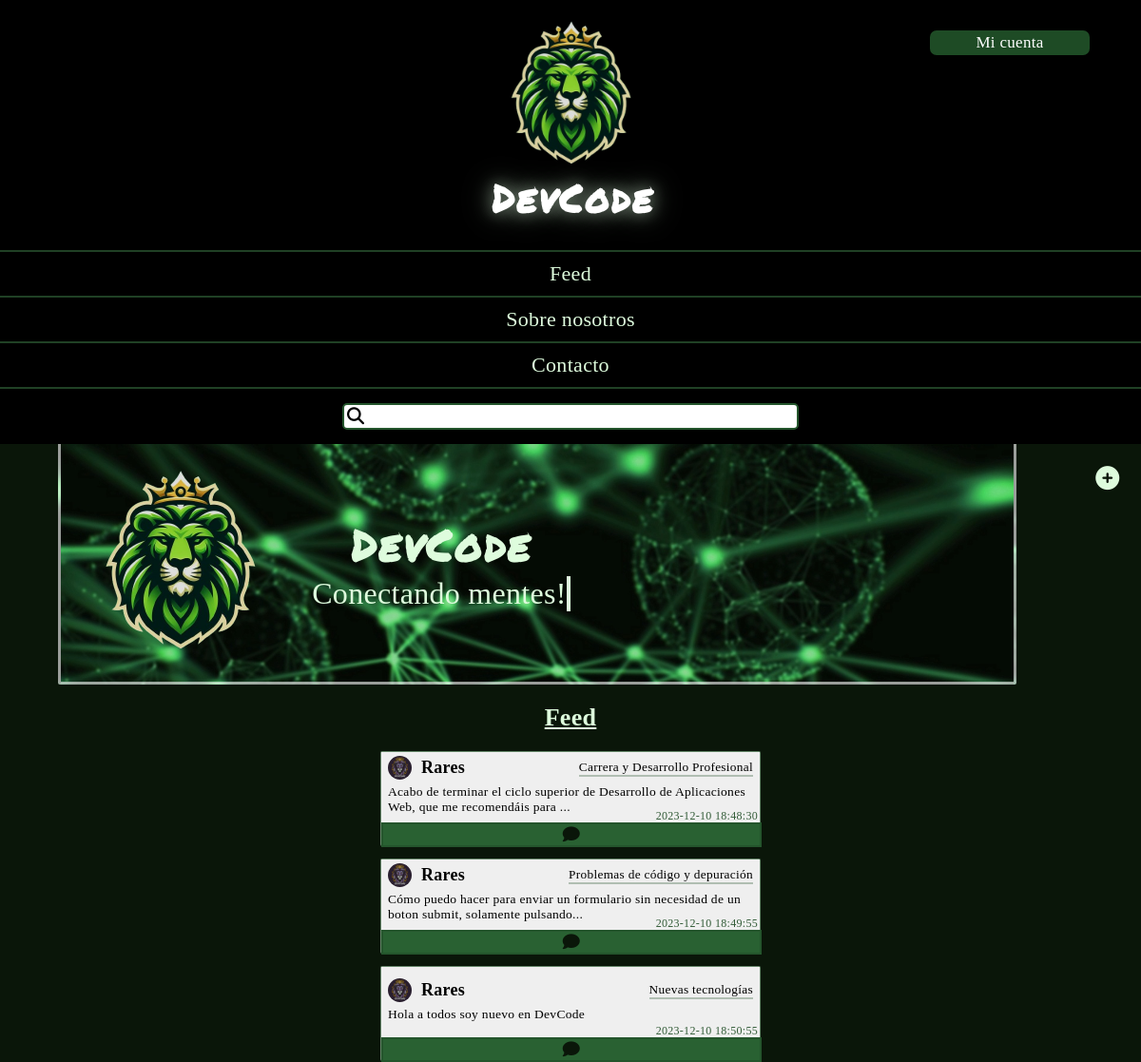
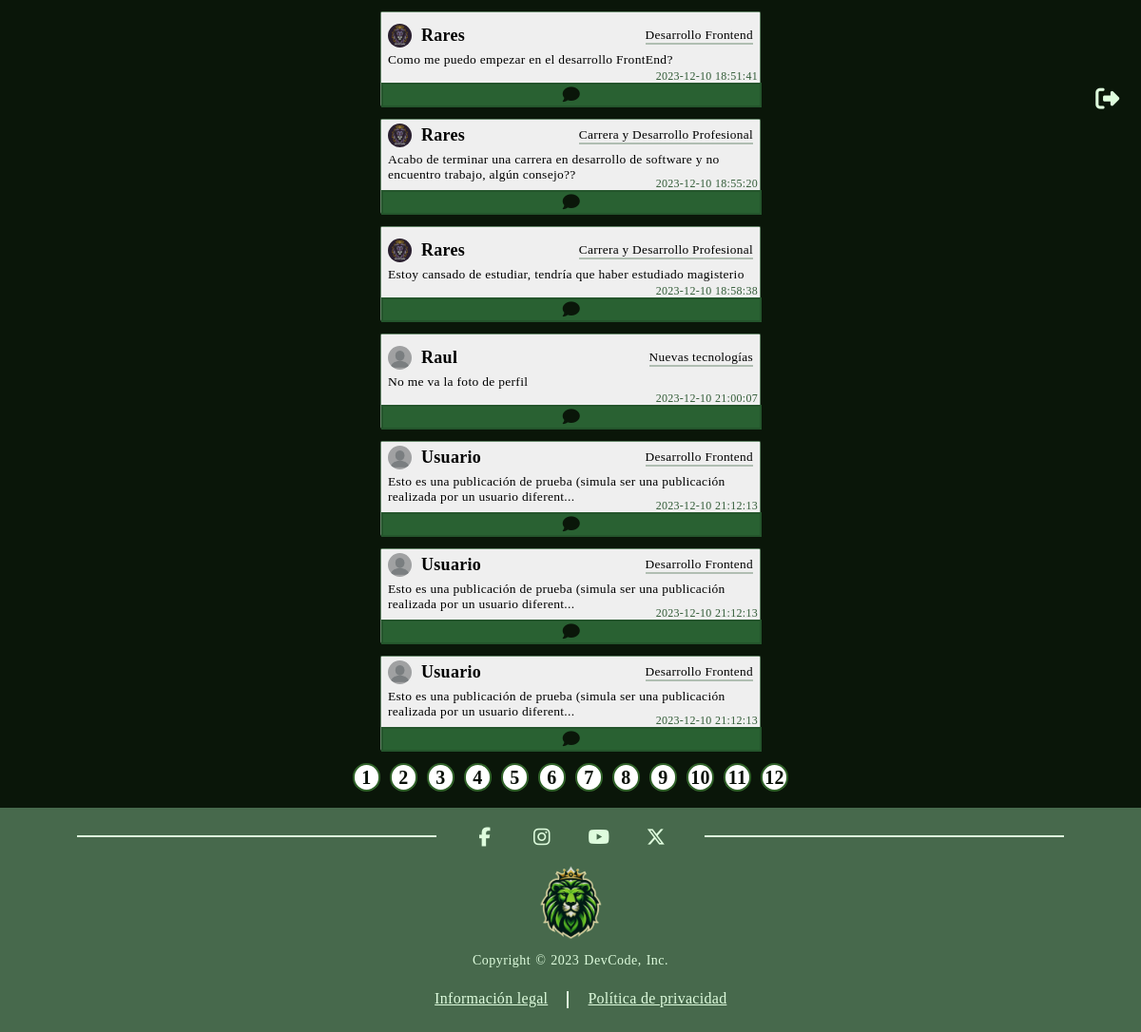
Screenshot of /destacados.php?pagina=2 (signed in) with the database file from the repository (2 pictures, top to bottom).
### tables this page shows
CREATE TABLE `feed` (
  `id` int(11) NOT NULL,
  `name` varchar(80) NOT NULL,
  `path_image` varchar(400) DEFAULT NULL,
  `text` text NOT NULL,
  `likes` int(11) NOT NULL,
  `id_user` int(11) NOT NULL,
  `fecha_hora` datetime NOT NULL DEFAULT current_timestamp()
);

CREATE TABLE `usuario` (
  `id` int(11) NOT NULL,
  `name` varchar(50) NOT NULL,
  `surname` varchar(60) NOT NULL,
  `user_name` varchar(40) NOT NULL,
  `password` varchar(30) NOT NULL,
  `email` varchar(100) NOT NULL,
  `phone` int(15) NOT NULL,
  `birth` date NOT NULL,
  `pass_question` varchar(50) NOT NULL,
  `pass_answer` varchar(50) NOT NULL,
  `followers` int(11) NOT NULL,
  `follows` int(11) NOT NULL,
  `path_img_profile` varchar(535) NOT NULL
);

### src/bbdd/bbdd.php (called while the page is built, shortened)
<?php
    class BBDD {
        public $descriptor;
        private $resultado;
        function __construct($servidor, $user, $pass, $base_datos, $puerto, $socket) {
            $this->servidor = $servidor;
            $this->user = $user;
            $this->pass = $pass;
            $this->base_datos = $base_datos;
            $this->puerto = $puerto;
            $this->socket = $socket;
            $this->descriptor = mysqli_connect($this->servidor, $this->user, $this->pass, $this->base_datos, $this->puerto, $this->socket);
        }
        public function consulta($consulta) {
            $this->resultado = mysqli_query($this->descriptor, $consulta);
        }
        public function extraer_registro(){
            if ($fila =  mysqli_fetch_array($this->resultado, MYSQLI_ASSOC)) {
                return $fila;
            } else {
                return false;
            }
        }
    }
    $host="localhost";
    $user="root";
    $password="";
    $dbname="devcode";
    $port=3306;
    $socket="";
    $MyBBDD = new BBDD($host, $user, $password, $dbname, $port, $socket);
?>

### src/destacados.php (the view, shortened to what this page needs)
<!DOCTYPE html>
<html lang="es">
    <head>
    <link rel="stylesheet" href="https://cdnjs.cloudflare.com/ajax/libs/font-awesome/4.7.0/css/font-awesome.css" />
    <link rel="stylesheet" href="css/index.css">
    <link rel="stylesheet" href="css/header.css">
    <link rel="stylesheet" href="css/menu-derecho.css">
    <link rel="stylesheet" href="css/publicar-no-login.css">
    <link rel="stylesheet" href="css/footer.css">
        <?php require "./inc/sesiones.php" ?>
        <link rel="stylesheet" href="css/destacados.css">
    </head>
    <body>
        <?php include "./inc/header.php";
        ?>
        <main>
        <div id="portada">
            <img src="img\logo.png" alt="" srcset="" id="img-logo">
            <div id="texto-portada">
                <h1>DevCode</h1>
                <span>Conectando mentes!</span>
            </div>
        </div>
            <h2 class="ult">Feed</h2>
                <div id="publicaciones">
                    <?php
                        $publicacionesPorPagina = 10;
                        $mostrar = true;
                        $dato = "";
                        if (isset($_GET['pagina'])) {
                            $paginaActual = (int)$_GET['pagina'];
                        } else {
                            $paginaActual = 1;
                        }
                        $indicePrimeraPublicacion = ($paginaActual - 1) * $publicacionesPorPagina;
                        if (isset($_POST["search"])) {
                            $busqueda = true;
                            $dato = $_POST["search"];
                            $consulta = "
                                SELECT * FROM feed WHERE name LIKE '%$dato%'
                                UNION
                                SELECT * FROM feed WHERE text LIKE '%$dato%' LIMIT $publicacionesPorPagina OFFSET $indicePrimeraPublicacion;";
                            $res = mysqli_query($MyBBDD->descriptor, $consulta);
                            $count = 0;
                            if (mysqli_num_rows($res) > 0) {
                                echo '<div class="columnas">';
                                while ($fila = mysqli_fetch_array($res)) {
                                    if ($count % 5 == 0) {
                                        if ($count > 0) {
                                            echo '</div>';
                                        } else {
                                            echo '';
                                        }
                                        echo '<div class="columna">';
                                    }
                                    $MyBBDD->consulta("SELECT * FROM usuario WHERE id = ".$fila['id_user'].";");
                                    $filaUsuario = $MyBBDD->extraer_registro();
                                    echo '<form method="post" action="publicacion.php" enctype="multipart/form-data">
                                                <input type="hidden" value="'.$filaUsuario['user_name'].'" name="user_name">
                                                <input type="hidden" value="'.$filaUsuario['path_img_profile'].'" name="user_img">
                                                <input type="hidden" value="'.$fila['name'].'" name="name">
                                                <input type="hidden" value="'.$fila['id_user'].'" name="id_user">
                                                <input type="hidden" value="'.$fila['text'].'" name="text">
                                                <input type="hidden" value="'.$fila['fecha_hora'].'" name="fecha_hora">
                                                <input type="hidden" value="'.$fila['path_image'].'" name="path_image">
                                                <input type="hidden" value="'.$fila['id'].'" name="id_feed">
                                                <div class="publicacion" style="cursor:pointer;">
                                                    <button type="submit" class="mi_submit" name="mi_submit" id="mi_submit">
                                                        <div class="cosas_usuario">
                                                            <div class="cosas_usuario_">';
                                                            $carpeta = "./img-users/carpeta" . $filaUsuario['id'];
                                                                if(file_exists($carpeta)){
                                                                    echo '<div class="foto_user"><img src="'.$filaUsuario['path_img_profile'].'"></div>';
                                                                }else{
                                                                    echo'<div class="foto_user"><img src="./img-users/foto-perfil-predeterminada.jpg"></div>';
                                                                }
                                                            echo '<div class="user_name">'.$filaUsuario['user_name'].'</div>
                                                            </div>
                                                            <div class="tematica">'.$fila['name'].'</div>
                                                        </div>
                                                        <div class="contenido">'.$fila['text'].'</div>
                                                        <div class="fecha">'.$fila['fecha_hora'].'</div>
                                                    </button>
                                                    <div class="likesYcomment">
                                                            <input type="hidden" value="'.$fila['id_user'].'" name="id_usuario">
                                                            <input type="hidden" value="'.$fila['id'].'" name="id_feed">
                                                            <button type="submit" class="mi_submit3" name="mi_submit" id="comentar">
                                                                <div class="comentario"><i class="fa-regular fa-comment"></i></div>
                                                            </button>
                                        </form>
                                                    </div>
                                                </div>';
                                    $count++;
                                }
                                echo '</div></div>';
                            }else{
                                echo '<h3 class="no_hay">No se han encontrado coincidencias</h3>';
                                $mostrar = false;
                            }
                        }else{
                            $busqueda = false;
                            $consulta = "SELECT * FROM feed ORDER BY likes DESC LIMIT $publicacionesPorPagina OFFSET $indicePrimeraPublicacion";
                            $res = mysqli_query($MyBBDD->descriptor, $consulta);
                            $count = 0;
                            echo '<div class="columnas">';
                            while ($fila = mysqli_fetch_array($res)) {
                                if ($count % 5 == 0) {
                                    echo '<div class="columna">';
                                }
                                $MyBBDD->consulta("SELECT * FROM usuario WHERE id = ".$fila['id_user'].";");
                                $filaUsuario = $MyBBDD->extraer_registro();
                                echo '<form method="post" action="publicacion.php" enctype="multipart/form-data">
                                            <input type="hidden" value="'.$filaUsuario['user_name'].'" name="user_name">
                                            <input type="hidden" value="'.$filaUsuario['path_img_profile'].'" name="user_img">
                                            <input type="hidden" value="'.$fila['name'].'" name="name">
                                            <input type="hidden" value="'.$fila['id_user'].'" name="id_user">
                                            <input type="hidden" value="'.$fila['text'].'" name="text">
                                            <input type="hidden" value="'.$fila['fecha_hora'].'" name="fecha_hora">
                                            <input type="hidden" value="'.$fila['path_image'].'" name="path_image">
                                            <input type="hidden" value="'.$fila['id'].'" name="id_feed">
                                            <div class="publicacion" style="cursor:pointer;">
                                                <button type="submit" class="mi_submit" name="mi_submit" id="mi_submit">
                                                    <div class="cosas_usuario">
                                                        <div class="cosas_usuario_">';
                                                        $carpeta = "./img-users/carpeta" . $filaUsuario['id'];
                                                        if(file_exists($carpeta)){
                                                            echo '<div class="foto_user"><img src="'.$filaUsuario['path_img_profile'].'"></div>';
                                                        }else{
                                                            echo'<div class="foto_user"><img src="./img-users/foto-perfil-predeterminada.jpg"></div>';
                                                        }
                                                        echo '<div class="user_name">'.$filaUsuario['user_name'].'</div>
                                                        </div>
                                                        <div class="tematica">'.$fila['name'].'</div>
                                                    </div>
                                                    <div class="contenido">'.$fila['text'].'</div>
                                                    <div class="fecha">'.$fila['fecha_hora'].'</div>
                                                </button>
                                                <div class="likesYcomment">
                                                        <input type="hidden" value="'.$fila['id_user'].'" name="id_usuario">
                                                        <input type="hidden" value="'.$fila['id'].'" name="id_feed">
                                                        <button type="submit" class="mi_submit3" name="mi_submit" id="comentar">
                                                            <div class="comentario"><i class="fa-regular fa-comment"></i></div>
                                                        </button>
                                    </form>
                                                </div>
                                            </div>';
                                $count++;
                            }
                        }
                        if($mostrar){
                            $consultaPaginacion = "";
                            if($busqueda){
                                $consultaPaginacion = "SELECT COUNT(*) as total
                                                    FROM (
                                                        SELECT * FROM feed WHERE name LIKE '%$dato%'
                                                        UNION
                                                        SELECT * FROM feed WHERE text LIKE '%$dato%'
                                                    ) AS total";
                            }else{
                                $consultaPaginacion = "SELECT COUNT(*) as total FROM feed";
                            }
                            $resultadoPaginacion = mysqli_query($MyBBDD->descriptor, $consultaPaginacion);
                            $filaTotal = mysqli_fetch_assoc($resultadoPaginacion);
                            $totalRegistros = $filaTotal['total'];
                            $totalPaginas = ceil($totalRegistros / $publicacionesPorPagina);
                            echo '<div class="paginacion">';
                            for ($i = 1; $i <= $totalPaginas; $i++) {
                                echo "<a href='?pagina=".$i."'>".$i."</a> ";
                            }
                            echo '</div>';
                        }
                    ?>
            <?php include "./inc/menu-derecho.php";?>
        </main>
        <?php include "./inc/footer.php"; ?>
    </body>
</html>

### rows the page displays
feed: id_user.path_img_profile (picture), id_user.user_name "Rares", name "Carrera y Desarrollo Profesional", fecha_hora "2023-12-10 18:48:30"
feed: id_user.path_img_profile (picture), id_user.user_name "Rares", name "Problemas de código y depuración", fecha_hora "2023-12-10 18:49:55"
feed: id_user.path_img_profile (picture), id_user.user_name "Rares", name "Nuevas tecnologías", text "Hola a todos soy nuevo en DevCode", fecha_hora "2023-12-10 18:50:55"
feed: id_user.path_img_profile (picture), id_user.user_name "Rares", name "Desarrollo Frontend", text "Como me puedo empezar en el desarrollo FrontEnd?", fecha_hora "2023-12-10 18:51:41"
feed: id_user.path_img_profile (picture), id_user.user_name "Rares", name "Carrera y Desarrollo Profesional", text "Acabo de terminar una carrera en desarrollo de software y no encuentro trabajo, algún consejo??", fecha_hora "2023-12-10 18:55:20"
feed: id_user.path_img_profile (picture), id_user.user_name "Rares", name "Carrera y Desarrollo Profesional", text "Estoy cansado de estudiar, tendría que haber estudiado magisterio", fecha_hora "2023-12-10 18:58:38"
feed: id_user.user_name "Raul", name "Nuevas tecnologías", text "No me va la foto de perfil", fecha_hora "2023-12-10 21:00:07"
feed: id_user.user_name "Usuario", name "Desarrollo Frontend", fecha_hora "2023-12-10 21:12:13"
feed: id_user.user_name "Usuario", name "Desarrollo Frontend", fecha_hora "2023-12-10 21:12:13"
feed: id_user.user_name "Usuario", name "Desarrollo Frontend", fecha_hora "2023-12-10 21:12:13"
